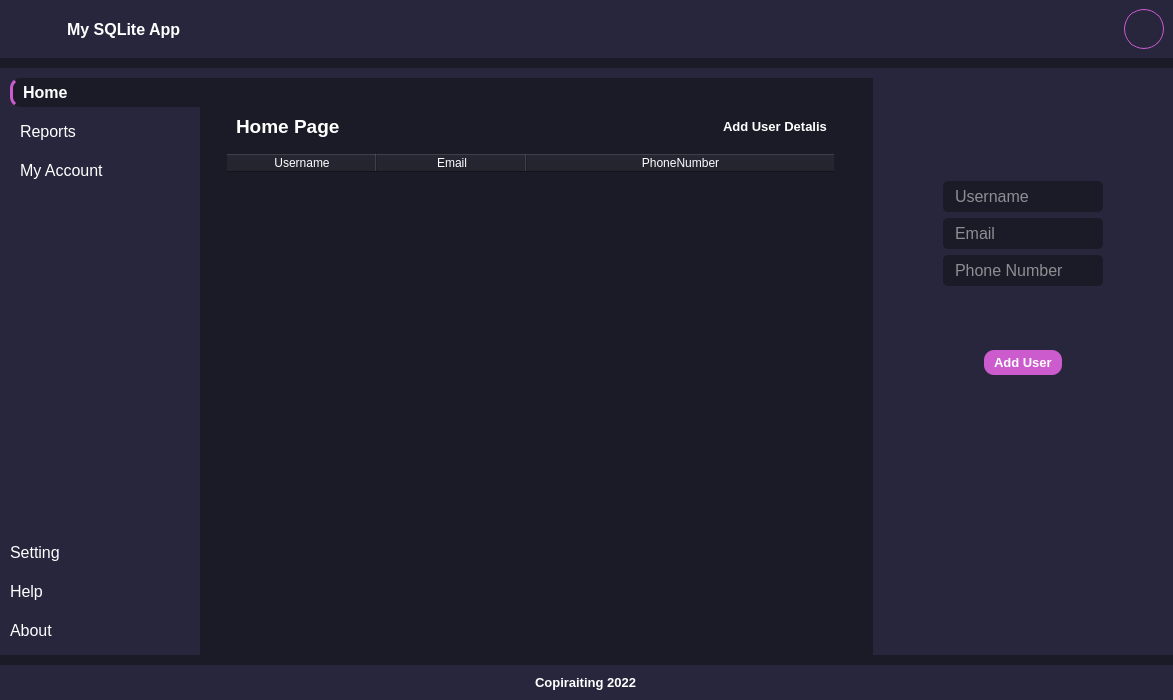
<?xml version="1.0" encoding="UTF-8"?>
<ui version="4.0">
 <class>MainWindow</class>
 <widget class="QMainWindow" name="MainWindow">
  <property name="geometry">
   <rect>
    <x>0</x>
    <y>0</y>
    <width>1173</width>
    <height>700</height>
   </rect>
  </property>
  <property name="windowTitle">
   <string>MainWindow</string>
  </property>
  <property name="styleSheet">
   <string notr="true">* {
    border: none;
    background-color: transparent;
    background: transparent;
    padding: 0;
    margin: 0;
    color: #fff;
}

#centralwidget, #mainBodyContent, QLineEdit {
   background-color: #1b1b27;
}

#header, #mainBody, #footer{
    background-color: #27263c;
}

#pushButton{
    border: 1px solid #cc5bce;
	border-radius: 20px;
	text-align: center;
}
#addUserBtn{
	background-color: #cc5bce;
	
    border-radius: 10px;
}
QPushButton{
    text-align: left;
    padding: 5px 10px;
	border-top-left-radius: 10px;
    border-bottom-left-radius: 10px;
}

#homeBtn{
	border-left: 3px solid #cc5bce;
	font-weight: bold;
	background-color: #1b1b27;
	font: 75 12pt &quot;Segoe UI&quot;;
}

QLineEdit{
	padding: 5px 10px;
	border-radius: 5px;
}

QLineEdit:hover{
	border: 1px solid #cc5bce;
}

QTableWidget{
	background-color: #1b1b27;
}
QHeaderView::section{
	background-color: #1b1b27;
	font: bold 12pt &quot;Segoe UI&quot;;
	text-align: center;

}
QTableWidget  QTableCornerButton::sections   {
	background-color: #1b1b27;
	font: 12pt &quot;Segoe UI&quot;;
    padding-left: 10px;
}
#labelFale:hover{
	fill: #fff;
}
#labelFale:hover{
	fill: #cc5bce;
}











</string>
  </property>
  <widget class="QWidget" name="centralwidget">
   <layout class="QVBoxLayout" name="verticalLayout">
    <property name="spacing">
     <number>10</number>
    </property>
    <property name="leftMargin">
     <number>0</number>
    </property>
    <property name="topMargin">
     <number>0</number>
    </property>
    <property name="rightMargin">
     <number>0</number>
    </property>
    <property name="bottomMargin">
     <number>0</number>
    </property>
    <item>
     <widget class="QWidget" name="header" native="true">
      <layout class="QHBoxLayout" name="horizontalLayout">
       <property name="spacing">
        <number>0</number>
       </property>
       <property name="leftMargin">
        <number>0</number>
       </property>
       <property name="topMargin">
        <number>0</number>
       </property>
       <property name="rightMargin">
        <number>0</number>
       </property>
       <property name="bottomMargin">
        <number>0</number>
       </property>
       <item alignment="Qt::AlignLeft">
        <widget class="QFrame" name="frame_2">
         <property name="frameShape">
          <enum>QFrame::StyledPanel</enum>
         </property>
         <property name="frameShadow">
          <enum>QFrame::Raised</enum>
         </property>
         <layout class="QHBoxLayout" name="horizontalLayout_4">
          <item alignment="Qt::AlignLeft">
           <widget class="QPushButton" name="pushButton_5">
            <property name="cursor">
             <cursorShape>PointingHandCursor</cursorShape>
            </property>
            <property name="text">
             <string/>
            </property>
            <property name="icon">
             <iconset>
              <normaloff>venv/icons/menu.png</normaloff>venv/icons/menu.png</iconset>
            </property>
            <property name="iconSize">
             <size>
              <width>24</width>
              <height>24</height>
             </size>
            </property>
           </widget>
          </item>
          <item>
           <widget class="QLabel" name="label">
            <property name="font">
             <font>
              <pointsize>12</pointsize>
              <weight>75</weight>
              <bold>true</bold>
             </font>
            </property>
            <property name="text">
             <string>My SQLite App</string>
            </property>
           </widget>
          </item>
         </layout>
        </widget>
       </item>
       <item alignment="Qt::AlignRight">
        <widget class="QFrame" name="frame">
         <property name="frameShape">
          <enum>QFrame::StyledPanel</enum>
         </property>
         <property name="frameShadow">
          <enum>QFrame::Raised</enum>
         </property>
         <layout class="QHBoxLayout" name="horizontalLayout_3">
          <item>
           <widget class="QPushButton" name="pushButton_4">
            <property name="cursor">
             <cursorShape>PointingHandCursor</cursorShape>
            </property>
            <property name="text">
             <string/>
            </property>
            <property name="icon">
             <iconset>
              <normaloff>venv/icons/seach.svg</normaloff>venv/icons/seach.svg</iconset>
            </property>
            <property name="iconSize">
             <size>
              <width>30</width>
              <height>30</height>
             </size>
            </property>
           </widget>
          </item>
          <item>
           <widget class="QPushButton" name="pushButton_3">
            <property name="cursor">
             <cursorShape>PointingHandCursor</cursorShape>
            </property>
            <property name="text">
             <string/>
            </property>
            <property name="icon">
             <iconset>
              <normaloff>venv/icons/bell.svg</normaloff>venv/icons/bell.svg</iconset>
            </property>
            <property name="iconSize">
             <size>
              <width>30</width>
              <height>30</height>
             </size>
            </property>
           </widget>
          </item>
          <item>
           <widget class="QPushButton" name="pushButton_2">
            <property name="cursor">
             <cursorShape>PointingHandCursor</cursorShape>
            </property>
            <property name="text">
             <string/>
            </property>
            <property name="icon">
             <iconset>
              <normaloff>venv/icons/sinh.svg</normaloff>venv/icons/sinh.svg</iconset>
            </property>
            <property name="iconSize">
             <size>
              <width>30</width>
              <height>30</height>
             </size>
            </property>
           </widget>
          </item>
          <item>
           <widget class="QPushButton" name="pushButton">
            <property name="minimumSize">
             <size>
              <width>40</width>
              <height>40</height>
             </size>
            </property>
            <property name="maximumSize">
             <size>
              <width>40</width>
              <height>40</height>
             </size>
            </property>
            <property name="cursor">
             <cursorShape>PointingHandCursor</cursorShape>
            </property>
            <property name="text">
             <string/>
            </property>
            <property name="icon">
             <iconset>
              <normaloff>venv/icons/user.svg</normaloff>venv/icons/user.svg</iconset>
            </property>
            <property name="iconSize">
             <size>
              <width>35</width>
              <height>35</height>
             </size>
            </property>
            <property name="checkable">
             <bool>false</bool>
            </property>
           </widget>
          </item>
         </layout>
        </widget>
       </item>
      </layout>
     </widget>
    </item>
    <item>
     <widget class="QWidget" name="mainBody" native="true">
      <property name="sizePolicy">
       <sizepolicy hsizetype="Preferred" vsizetype="Expanding">
        <horstretch>0</horstretch>
        <verstretch>0</verstretch>
       </sizepolicy>
      </property>
      <layout class="QHBoxLayout" name="horizontalLayout_2">
       <property name="spacing">
        <number>0</number>
       </property>
       <property name="leftMargin">
        <number>0</number>
       </property>
       <property name="topMargin">
        <number>10</number>
       </property>
       <property name="rightMargin">
        <number>0</number>
       </property>
       <property name="bottomMargin">
        <number>0</number>
       </property>
       <item>
        <widget class="QWidget" name="leftMenu" native="true">
         <property name="minimumSize">
          <size>
           <width>200</width>
           <height>0</height>
          </size>
         </property>
         <property name="maximumSize">
          <size>
           <width>16777215</width>
           <height>16777215</height>
          </size>
         </property>
         <property name="cursor">
          <cursorShape>PointingHandCursor</cursorShape>
         </property>
         <layout class="QVBoxLayout" name="verticalLayout_3">
          <property name="spacing">
           <number>10</number>
          </property>
          <property name="leftMargin">
           <number>0</number>
          </property>
          <property name="topMargin">
           <number>0</number>
          </property>
          <property name="rightMargin">
           <number>0</number>
          </property>
          <property name="bottomMargin">
           <number>0</number>
          </property>
          <item>
           <widget class="QWidget" name="widget" native="true">
            <layout class="QVBoxLayout" name="verticalLayout_4">
             <property name="spacing">
              <number>0</number>
             </property>
             <property name="leftMargin">
              <number>0</number>
             </property>
             <property name="topMargin">
              <number>0</number>
             </property>
             <property name="rightMargin">
              <number>0</number>
             </property>
             <property name="bottomMargin">
              <number>0</number>
             </property>
             <item>
              <widget class="QFrame" name="frame_3">
               <property name="frameShape">
                <enum>QFrame::StyledPanel</enum>
               </property>
               <property name="frameShadow">
                <enum>QFrame::Raised</enum>
               </property>
               <layout class="QVBoxLayout" name="verticalLayout_5">
                <property name="spacing">
                 <number>10</number>
                </property>
                <property name="leftMargin">
                 <number>10</number>
                </property>
                <property name="topMargin">
                 <number>0</number>
                </property>
                <property name="rightMargin">
                 <number>0</number>
                </property>
                <property name="bottomMargin">
                 <number>0</number>
                </property>
                <item>
                 <widget class="QPushButton" name="homeBtn">
                  <property name="font">
                   <font>
                    <family>Segoe UI</family>
                    <pointsize>12</pointsize>
                    <weight>9</weight>
                    <italic>false</italic>
                    <bold>false</bold>
                   </font>
                  </property>
                  <property name="text">
                   <string>Home</string>
                  </property>
                  <property name="icon">
                   <iconset>
                    <normaloff>venv/icons/home.png</normaloff>venv/icons/home.png</iconset>
                  </property>
                  <property name="iconSize">
                   <size>
                    <width>25</width>
                    <height>25</height>
                   </size>
                  </property>
                 </widget>
                </item>
                <item>
                 <widget class="QPushButton" name="reportBtn">
                  <property name="font">
                   <font>
                    <pointsize>12</pointsize>
                   </font>
                  </property>
                  <property name="cursor">
                   <cursorShape>PointingHandCursor</cursorShape>
                  </property>
                  <property name="text">
                   <string>Reports</string>
                  </property>
                  <property name="icon">
                   <iconset>
                    <normaloff>venv/icons/print.png</normaloff>venv/icons/print.png</iconset>
                  </property>
                 </widget>
                </item>
                <item>
                 <widget class="QPushButton" name="accountBtn">
                  <property name="font">
                   <font>
                    <pointsize>12</pointsize>
                   </font>
                  </property>
                  <property name="cursor">
                   <cursorShape>PointingHandCursor</cursorShape>
                  </property>
                  <property name="text">
                   <string>My Account</string>
                  </property>
                  <property name="icon">
                   <iconset>
                    <normaloff>venv/icons/user.png</normaloff>venv/icons/user.png</iconset>
                  </property>
                 </widget>
                </item>
               </layout>
              </widget>
             </item>
             <item>
              <spacer name="verticalSpacer">
               <property name="orientation">
                <enum>Qt::Vertical</enum>
               </property>
               <property name="sizeHint" stdset="0">
                <size>
                 <width>20</width>
                 <height>40</height>
                </size>
               </property>
              </spacer>
             </item>
             <item>
              <widget class="QFrame" name="frame_4">
               <property name="frameShape">
                <enum>QFrame::StyledPanel</enum>
               </property>
               <property name="frameShadow">
                <enum>QFrame::Raised</enum>
               </property>
               <layout class="QVBoxLayout" name="verticalLayout_6">
                <property name="spacing">
                 <number>10</number>
                </property>
                <property name="leftMargin">
                 <number>0</number>
                </property>
                <property name="topMargin">
                 <number>0</number>
                </property>
                <property name="rightMargin">
                 <number>0</number>
                </property>
                <property name="bottomMargin">
                 <number>10</number>
                </property>
                <item>
                 <widget class="QPushButton" name="settingBtn">
                  <property name="font">
                   <font>
                    <pointsize>12</pointsize>
                   </font>
                  </property>
                  <property name="cursor">
                   <cursorShape>PointingHandCursor</cursorShape>
                  </property>
                  <property name="text">
                   <string>Setting</string>
                  </property>
                  <property name="icon">
                   <iconset>
                    <normaloff>venv/icons/settings.png</normaloff>venv/icons/settings.png</iconset>
                  </property>
                 </widget>
                </item>
                <item>
                 <widget class="QPushButton" name="helpBtn">
                  <property name="font">
                   <font>
                    <pointsize>12</pointsize>
                   </font>
                  </property>
                  <property name="cursor">
                   <cursorShape>PointingHandCursor</cursorShape>
                  </property>
                  <property name="text">
                   <string>Help</string>
                  </property>
                  <property name="icon">
                   <iconset>
                    <normaloff>venv/icons/info.svg</normaloff>venv/icons/info.svg</iconset>
                  </property>
                 </widget>
                </item>
                <item>
                 <widget class="QPushButton" name="aboutBtn">
                  <property name="font">
                   <font>
                    <pointsize>12</pointsize>
                   </font>
                  </property>
                  <property name="cursor">
                   <cursorShape>PointingHandCursor</cursorShape>
                  </property>
                  <property name="text">
                   <string>About</string>
                  </property>
                  <property name="icon">
                   <iconset>
                    <normaloff>venv/icons/user.png</normaloff>venv/icons/user.png</iconset>
                  </property>
                 </widget>
                </item>
               </layout>
              </widget>
             </item>
            </layout>
           </widget>
          </item>
         </layout>
        </widget>
       </item>
       <item>
        <widget class="QWidget" name="mainBodyContent" native="true">
         <layout class="QVBoxLayout" name="verticalLayout_2">
          <item>
           <widget class="QStackedWidget" name="Pages">
            <property name="currentIndex">
             <number>0</number>
            </property>
            <widget class="QWidget" name="homePage">
             <layout class="QVBoxLayout" name="verticalLayout_10">
              <item>
               <widget class="QWidget" name="widget_3" native="true">
                <layout class="QVBoxLayout" name="verticalLayout_11">
                 <item>
                  <widget class="QFrame" name="frame_6">
                   <property name="frameShape">
                    <enum>QFrame::StyledPanel</enum>
                   </property>
                   <property name="frameShadow">
                    <enum>QFrame::Raised</enum>
                   </property>
                   <layout class="QHBoxLayout" name="horizontalLayout_6">
                    <item alignment="Qt::AlignLeft">
                     <widget class="QLabel" name="label_11">
                      <property name="font">
                       <font>
                        <family>Segoe UI</family>
                        <pointsize>14</pointsize>
                        <weight>75</weight>
                        <bold>true</bold>
                       </font>
                      </property>
                      <property name="text">
                       <string>Home Page</string>
                      </property>
                     </widget>
                    </item>
                    <item alignment="Qt::AlignRight">
                     <widget class="QPushButton" name="showUserFormBtn">
                      <property name="font">
                       <font>
                        <pointsize>10</pointsize>
                        <weight>75</weight>
                        <bold>true</bold>
                       </font>
                      </property>
                      <property name="cursor">
                       <cursorShape>PointingHandCursor</cursorShape>
                      </property>
                      <property name="text">
                       <string>Add User Detalis</string>
                      </property>
                      <property name="icon">
                       <iconset>
                        <normaloff>venv/icons/user.png</normaloff>venv/icons/user.png</iconset>
                      </property>
                      <property name="iconSize">
                       <size>
                        <width>24</width>
                        <height>24</height>
                       </size>
                      </property>
                     </widget>
                    </item>
                   </layout>
                  </widget>
                 </item>
                 <item>
                  <widget class="QTableWidget" name="tableWidget">
                   <property name="minimumSize">
                    <size>
                     <width>20</width>
                     <height>0</height>
                    </size>
                   </property>
                   <property name="maximumSize">
                    <size>
                     <width>607</width>
                     <height>16777215</height>
                    </size>
                   </property>
                   <attribute name="horizontalHeaderCascadingSectionResizes">
                    <bool>false</bool>
                   </attribute>
                   <attribute name="horizontalHeaderDefaultSectionSize">
                    <number>100</number>
                   </attribute>
                   <attribute name="horizontalHeaderHighlightSections">
                    <bool>false</bool>
                   </attribute>
                   <attribute name="horizontalHeaderMinimumSectionSize">
                    <number>150</number>
                   </attribute>
                   <attribute name="horizontalHeaderShowSortIndicator" stdset="0">
                    <bool>true</bool>
                   </attribute>
                   <attribute name="horizontalHeaderStretchLastSection">
                    <bool>true</bool>
                   </attribute>
                   <attribute name="verticalHeaderStretchLastSection">
                    <bool>false</bool>
                   </attribute>
                   <column>
                    <property name="text">
                     <string>Username</string>
                    </property>
                   </column>
                   <column>
                    <property name="text">
                     <string>Email</string>
                    </property>
                   </column>
                   <column>
                    <property name="text">
                     <string>PhoneNumber</string>
                    </property>
                   </column>
                  </widget>
                 </item>
                </layout>
               </widget>
              </item>
             </layout>
            </widget>
            <widget class="QWidget" name="page"/>
            <widget class="QWidget" name="reportPage">
             <widget class="QLabel" name="label_3">
              <property name="geometry">
               <rect>
                <x>270</x>
                <y>210</y>
                <width>91</width>
                <height>71</height>
               </rect>
              </property>
              <property name="font">
               <font>
                <family>Segoe UI</family>
                <pointsize>14</pointsize>
                <weight>75</weight>
                <bold>true</bold>
               </font>
              </property>
              <property name="text">
               <string>Reports</string>
              </property>
             </widget>
            </widget>
            <widget class="QWidget" name="accountPage">
             <widget class="QLabel" name="label_9">
              <property name="geometry">
               <rect>
                <x>310</x>
                <y>190</y>
                <width>91</width>
                <height>71</height>
               </rect>
              </property>
              <property name="font">
               <font>
                <family>Segoe UI</family>
                <pointsize>14</pointsize>
                <weight>75</weight>
                <bold>true</bold>
               </font>
              </property>
              <property name="text">
               <string>Account</string>
              </property>
             </widget>
            </widget>
            <widget class="QWidget" name="aboutPage">
             <widget class="QLabel" name="label_4">
              <property name="geometry">
               <rect>
                <x>260</x>
                <y>200</y>
                <width>91</width>
                <height>71</height>
               </rect>
              </property>
              <property name="font">
               <font>
                <family>Segoe UI</family>
                <pointsize>14</pointsize>
                <weight>75</weight>
                <bold>true</bold>
               </font>
              </property>
              <property name="text">
               <string>About</string>
              </property>
             </widget>
            </widget>
            <widget class="QWidget" name="helpPage">
             <widget class="QLabel" name="label_5">
              <property name="geometry">
               <rect>
                <x>310</x>
                <y>240</y>
                <width>91</width>
                <height>71</height>
               </rect>
              </property>
              <property name="font">
               <font>
                <family>Segoe UI</family>
                <pointsize>14</pointsize>
                <weight>75</weight>
                <bold>true</bold>
               </font>
              </property>
              <property name="text">
               <string>Help</string>
              </property>
             </widget>
            </widget>
            <widget class="QWidget" name="settingPage">
             <widget class="QLabel" name="label_10">
              <property name="geometry">
               <rect>
                <x>380</x>
                <y>210</y>
                <width>91</width>
                <height>71</height>
               </rect>
              </property>
              <property name="font">
               <font>
                <family>Segoe UI</family>
                <pointsize>14</pointsize>
                <weight>75</weight>
                <bold>true</bold>
               </font>
              </property>
              <property name="text">
               <string>Settings</string>
              </property>
             </widget>
            </widget>
           </widget>
          </item>
         </layout>
        </widget>
       </item>
       <item>
        <widget class="QWidget" name="rightMenu" native="true">
         <property name="minimumSize">
          <size>
           <width>300</width>
           <height>0</height>
          </size>
         </property>
         <layout class="QVBoxLayout" name="verticalLayout_7">
          <item>
           <widget class="QWidget" name="widget_2" native="true">
            <property name="minimumSize">
             <size>
              <width>178</width>
              <height>543</height>
             </size>
            </property>
            <layout class="QVBoxLayout" name="verticalLayout_8" stretch="0,3,5">
             <item alignment="Qt::AlignHCenter">
              <widget class="QLabel" name="labelFale">
               <property name="minimumSize">
                <size>
                 <width>70</width>
                 <height>70</height>
                </size>
               </property>
               <property name="maximumSize">
                <size>
                 <width>70</width>
                 <height>70</height>
                </size>
               </property>
               <property name="text">
                <string/>
               </property>
               <property name="pixmap">
                <pixmap>venv/icons/file.svg</pixmap>
               </property>
               <property name="scaledContents">
                <bool>true</bool>
               </property>
               <property name="margin">
                <number>0</number>
               </property>
              </widget>
             </item>
             <item alignment="Qt::AlignHCenter|Qt::AlignTop">
              <widget class="QFrame" name="frame_5">
               <property name="frameShape">
                <enum>QFrame::StyledPanel</enum>
               </property>
               <property name="frameShadow">
                <enum>QFrame::Raised</enum>
               </property>
               <layout class="QVBoxLayout" name="verticalLayout_9">
                <item>
                 <widget class="QLineEdit" name="userName">
                  <property name="font">
                   <font>
                    <pointsize>12</pointsize>
                   </font>
                  </property>
                  <property name="text">
                   <string/>
                  </property>
                  <property name="placeholderText">
                   <string>Username</string>
                  </property>
                 </widget>
                </item>
                <item>
                 <widget class="QLineEdit" name="email">
                  <property name="font">
                   <font>
                    <pointsize>12</pointsize>
                   </font>
                  </property>
                  <property name="placeholderText">
                   <string>Email</string>
                  </property>
                 </widget>
                </item>
                <item>
                 <widget class="QLineEdit" name="phoneNamber">
                  <property name="font">
                   <font>
                    <pointsize>12</pointsize>
                   </font>
                  </property>
                  <property name="placeholderText">
                   <string>Phone Number</string>
                  </property>
                 </widget>
                </item>
               </layout>
              </widget>
             </item>
             <item alignment="Qt::AlignHCenter|Qt::AlignTop">
              <widget class="QPushButton" name="addUserBtn">
               <property name="font">
                <font>
                 <pointsize>10</pointsize>
                 <weight>75</weight>
                 <bold>true</bold>
                </font>
               </property>
               <property name="cursor">
                <cursorShape>PointingHandCursor</cursorShape>
               </property>
               <property name="text">
                <string>Add User</string>
               </property>
               <property name="icon">
                <iconset>
                 <normaloff>venv/icons/file.png</normaloff>venv/icons/file.png</iconset>
               </property>
               <property name="iconSize">
                <size>
                 <width>24</width>
                 <height>24</height>
                </size>
               </property>
               <property name="autoDefault">
                <bool>false</bool>
               </property>
               <property name="default">
                <bool>false</bool>
               </property>
               <property name="flat">
                <bool>false</bool>
               </property>
              </widget>
             </item>
            </layout>
           </widget>
          </item>
         </layout>
        </widget>
       </item>
      </layout>
     </widget>
    </item>
    <item>
     <widget class="QWidget" name="footer" native="true">
      <layout class="QHBoxLayout" name="horizontalLayout_5">
       <property name="leftMargin">
        <number>10</number>
       </property>
       <property name="topMargin">
        <number>10</number>
       </property>
       <property name="rightMargin">
        <number>10</number>
       </property>
       <property name="bottomMargin">
        <number>10</number>
       </property>
       <item alignment="Qt::AlignHCenter">
        <widget class="QLabel" name="label_12">
         <property name="font">
          <font>
           <family>Segoe UI</family>
           <pointsize>10</pointsize>
           <weight>75</weight>
           <bold>true</bold>
          </font>
         </property>
         <property name="text">
          <string>Copiraiting 2022</string>
         </property>
        </widget>
       </item>
      </layout>
     </widget>
    </item>
   </layout>
  </widget>
 </widget>
 <resources/>
 <connections/>
</ui>
